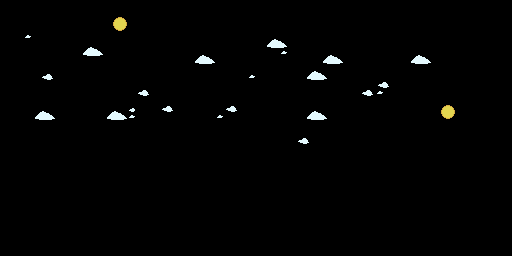

Tiled map render using the project's own tile images. Description and the whole map definition, tile-layer contents included, below:
An orthogonal 64x32 tile map with 8x8 px tiles, 1 tile layer (Tile Layer 1).

<map version="1.10" tiledversion="1.11.2" orientation="orthogonal" renderorder="right-down" width="64" height="32" tilewidth="8" tileheight="8" infinite="0" nextlayerid="2" nextobjectid="1">
 <editorsettings>
  <export target="bgOneBack.c" format="gba" />
 </editorsettings>
 <tileset firstgid="1" source="foreground.tsx" />
 <layer id="1" name="Tile Layer 1" width="64" height="32">
  <data encoding="csv">
0,0,0,0,0,0,0,0,0,0,0,0,0,0,0,0,0,0,0,0,0,0,0,0,0,0,0,0,0,0,0,0,0,0,0,0,0,0,0,0,0,0,0,0,0,0,0,0,0,0,0,0,0,0,0,0,0,0,0,0,0,0,0,0,
0,0,0,0,0,0,0,0,0,0,0,0,0,0,0,0,0,0,0,0,0,0,0,0,0,0,0,0,0,0,0,0,0,0,0,0,0,0,0,0,0,0,0,0,0,0,0,0,0,0,0,0,0,0,0,0,0,0,0,0,0,0,0,0,
0,0,0,0,0,0,0,0,0,0,0,0,0,0,283,284,0,0,0,0,0,0,0,0,0,0,0,0,0,0,0,0,0,0,0,0,0,0,0,0,0,0,0,0,0,0,0,0,0,0,0,0,0,0,0,0,0,0,0,0,0,0,0,0,
0,0,0,0,0,0,0,0,0,0,0,0,0,0,308,309,0,0,0,0,0,0,0,0,0,0,0,0,0,0,0,0,0,0,0,0,0,0,0,0,0,0,0,0,0,0,0,0,0,0,0,0,0,0,0,0,0,0,0,0,0,0,0,0,
0,0,0,305,0,0,0,0,0,0,0,0,0,0,0,0,0,0,0,0,0,0,0,0,0,0,0,0,0,0,0,0,0,277,278,279,0,0,0,0,0,0,0,0,0,0,0,0,0,0,0,0,0,0,0,0,0,0,0,0,0,0,0,0,
0,0,0,0,0,0,0,0,0,0,277,278,279,0,0,0,0,0,0,0,0,0,0,0,0,0,0,0,0,0,0,0,0,302,303,304,0,0,0,0,0,0,0,0,0,0,0,0,0,0,0,0,0,0,0,0,0,0,0,0,0,0,0,0,
0,0,0,0,0,0,0,0,0,0,302,303,304,0,0,0,0,0,0,0,0,0,0,0,277,278,279,0,0,0,0,0,0,0,323,305,0,0,0,0,277,278,279,0,0,0,0,0,0,0,0,277,278,279,0,0,0,0,0,0,0,0,0,0,
0,0,0,0,0,0,0,0,0,0,0,138,138,138,138,0,0,0,0,0,0,0,0,0,302,303,304,0,0,0,0,0,0,0,348,0,0,0,0,0,302,303,304,0,0,0,0,0,0,0,0,302,303,304,0,0,0,0,0,0,0,0,0,0,
0,0,0,0,0,0,0,0,0,0,0,138,0,0,138,138,138,138,138,138,0,0,0,0,0,323,0,0,0,0,0,0,0,0,0,0,0,0,277,278,279,138,0,0,0,0,0,0,0,0,0,0,323,0,0,0,0,0,0,0,0,0,0,0,
0,0,0,0,0,254,255,0,0,0,0,138,0,0,0,0,0,0,0,0,138,138,138,138,138,348,0,0,0,0,0,305,0,0,0,0,0,0,302,303,304,138,0,0,0,0,0,0,0,0,0,0,348,0,0,0,0,0,0,0,0,0,0,0,
0,0,0,0,0,0,0,0,0,0,0,138,0,0,0,0,0,0,0,0,0,0,0,0,0,0,0,0,0,0,0,0,0,0,0,0,0,0,0,323,0,138,0,0,0,0,0,254,255,0,0,0,0,0,0,0,0,0,0,0,0,0,0,0,
0,0,0,0,0,0,0,0,0,0,0,138,0,0,0,0,0,254,255,0,0,0,0,0,0,0,0,0,0,0,0,0,0,0,0,0,0,0,0,348,0,0,0,0,0,254,255,305,0,0,0,0,0,0,0,0,0,0,0,0,0,0,0,0,
0,0,0,0,0,0,0,0,0,0,138,0,0,0,0,0,0,0,0,0,0,0,0,0,0,0,0,0,0,0,0,0,0,0,0,0,0,0,0,0,0,0,0,0,0,0,0,0,0,0,0,0,0,0,0,0,0,0,0,0,0,0,0,0,
0,0,0,0,277,278,279,0,0,0,138,0,0,277,278,279,280,0,0,0,254,255,0,0,0,0,0,0,254,255,0,0,0,0,0,0,0,0,277,278,279,0,0,0,0,0,0,0,0,0,0,0,0,0,0,283,284,0,0,0,0,0,0,0,
0,0,0,0,302,303,304,0,0,138,0,0,0,302,303,304,305,0,0,0,0,0,0,0,0,0,0,305,0,0,0,0,0,0,0,0,0,0,302,303,304,0,0,0,0,0,0,0,0,0,0,0,0,0,0,308,309,0,0,0,0,0,0,0,
0,0,0,0,0,138,138,0,138,138,0,0,0,0,138,138,0,0,0,0,0,0,0,0,0,0,0,0,0,0,0,0,0,0,0,0,0,0,0,323,0,0,0,0,0,0,0,0,0,0,0,0,0,0,0,0,0,0,0,0,0,0,0,0,
0,0,0,0,0,138,138,138,138,0,0,0,0,0,138,0,0,0,0,0,0,0,0,0,0,0,0,0,0,0,0,0,0,0,0,0,0,0,0,348,0,0,0,0,0,0,0,0,0,0,0,0,0,0,0,0,0,0,0,0,0,0,0,0,
0,0,0,0,0,138,138,0,0,0,0,138,138,138,138,0,0,0,0,0,0,0,0,0,0,0,0,0,0,0,0,0,0,0,0,0,0,254,255,0,0,0,0,0,0,0,0,0,0,0,0,0,0,0,0,0,0,0,0,0,0,0,0,0,
0,0,0,0,0,0,138,138,138,138,138,0,0,0,0,0,0,0,0,0,0,0,0,0,0,0,0,0,0,0,0,0,0,0,0,0,0,0,0,0,0,0,0,0,0,0,0,0,0,0,0,0,0,0,0,0,0,0,0,0,0,0,0,0,
0,0,0,0,0,0,0,0,0,0,0,0,0,0,0,0,0,0,0,0,0,0,0,0,0,0,0,0,0,0,0,0,0,0,0,0,0,0,0,0,0,0,0,0,0,0,0,0,0,0,0,0,0,0,0,0,0,0,0,0,0,0,0,0,
0,0,0,0,0,0,0,0,0,0,0,0,0,0,0,0,0,0,0,0,0,0,0,0,0,0,0,0,0,0,0,0,0,0,0,0,0,0,0,0,0,0,0,0,0,0,0,0,0,0,0,0,0,0,0,0,0,0,0,0,0,0,0,0,
0,0,0,0,0,0,0,0,0,0,0,0,0,0,0,0,0,0,0,0,0,0,0,0,0,0,0,0,0,0,0,0,0,0,0,0,0,0,0,0,0,0,0,0,0,0,0,0,0,0,0,0,0,0,0,0,0,0,0,0,0,0,0,0,
0,0,0,0,0,0,0,0,0,0,0,0,0,0,0,0,0,0,0,0,0,0,0,0,0,0,0,0,0,0,0,0,0,0,0,0,0,0,0,0,0,0,0,0,0,0,0,0,0,0,0,0,0,0,0,0,0,0,0,0,0,0,0,0,
0,0,0,0,0,0,0,0,0,0,0,0,0,0,0,0,0,0,0,0,0,0,0,0,0,0,0,0,0,0,0,0,0,0,0,0,0,0,0,0,0,0,0,0,0,0,0,0,0,0,0,0,0,0,0,0,0,0,0,0,0,0,0,0,
0,0,0,0,0,0,0,0,0,0,0,0,0,0,0,0,0,0,0,0,0,0,0,0,0,0,0,0,0,0,0,0,0,0,0,0,0,0,0,0,0,0,0,0,0,0,0,0,0,0,0,0,0,0,0,0,0,0,0,0,0,0,0,0,
0,0,0,0,0,0,0,0,0,0,0,0,0,0,0,0,0,0,0,0,0,0,0,0,0,0,0,0,0,0,0,0,0,0,0,0,0,0,0,0,0,0,0,0,0,0,0,0,0,0,0,0,0,0,0,0,0,0,0,0,0,0,0,0,
0,0,0,0,0,0,0,0,0,0,0,0,0,0,0,0,0,0,0,0,0,0,0,0,0,0,0,0,0,0,0,0,0,0,0,0,0,0,0,0,0,0,0,0,0,0,0,0,0,0,0,0,0,0,0,0,0,0,0,0,0,0,0,0,
0,0,0,0,0,0,0,0,0,0,0,0,0,0,0,0,0,0,0,0,0,0,0,0,0,0,0,0,0,0,0,0,0,0,0,0,0,0,0,0,0,0,0,0,0,0,0,0,0,0,0,0,0,0,0,0,0,0,0,0,0,0,0,0,
0,0,0,0,0,0,0,0,0,0,0,0,0,0,0,0,0,0,0,0,0,0,0,0,0,0,0,0,0,0,0,0,0,0,0,0,0,0,0,0,0,0,0,0,0,0,0,0,0,0,0,0,0,0,0,0,0,0,0,0,0,0,0,0,
0,0,0,0,0,0,0,0,0,0,0,0,0,0,0,0,0,0,0,0,0,0,0,0,0,0,0,0,0,0,0,0,0,0,0,0,0,0,0,0,0,0,0,0,0,0,0,0,0,0,0,0,0,0,0,0,0,0,0,0,0,0,0,0,
0,0,0,0,0,0,0,0,0,0,0,0,0,0,0,0,0,0,0,0,0,0,0,0,0,0,0,0,0,0,0,0,0,0,0,0,0,0,0,0,0,0,0,0,0,0,0,0,0,0,0,0,0,0,0,0,0,0,0,0,0,0,0,0,
0,0,0,0,0,0,0,0,0,0,0,0,0,0,0,0,0,0,0,0,0,0,0,0,0,0,0,0,0,0,0,0,0,0,0,0,0,0,0,0,0,0,0,0,0,0,0,0,0,0,0,0,0,0,0,0,0,0,0,0,0,0,0,0
</data>
 </layer>
</map>
